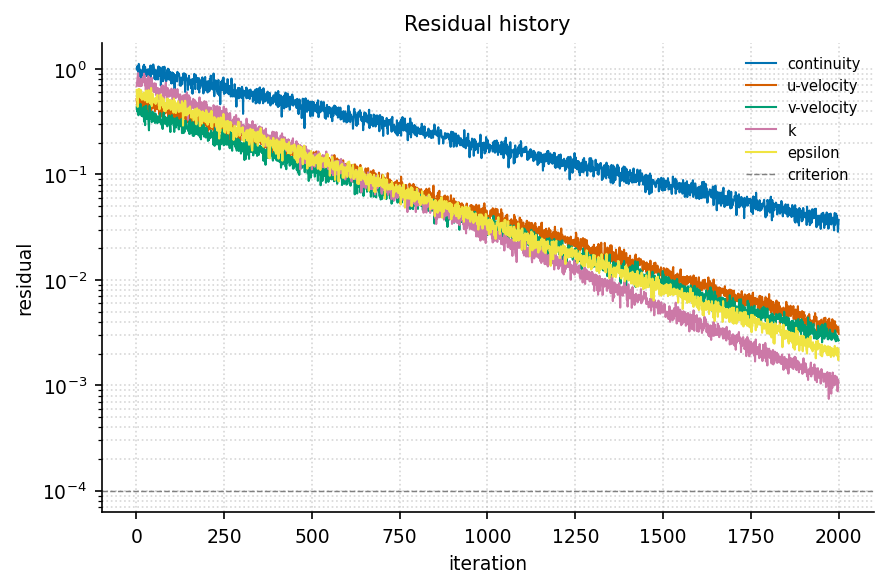

Source code (Python):
"""residual_history: CFD 迭代残差曲线（不同变量对比）."""
import sys, os; sys.path.insert(0, os.path.join(os.path.dirname(os.path.abspath(__file__)), '..', '..', '_utils', 'python'))
import numpy as np
import matplotlib.pyplot as plt
from theme import apply_theme
from palette import cycle

def make_figure(title='Residual history'):
    apply_theme()
    n = 2000
    it = np.arange(1, n+1)
    rng = np.random.default_rng(0)
    fig, ax = plt.subplots()
    for i, (name, tau, base) in enumerate([
        ('continuity', 600, 1e0), ('u-velocity', 400, 5e-1),
        ('v-velocity', 400, 4e-1), ('k', 300, 8e-1), ('epsilon', 350, 6e-1)]):
        res = base * np.exp(-it/tau) * (1 + 0.1*rng.standard_normal(n))
        ax.semilogy(it, np.abs(res), color=cycle(i), linewidth=1, label=name)
    ax.axhline(1e-4, color='gray', linestyle='--', linewidth=0.7, label='criterion')
    ax.set_xlabel('iteration'); ax.set_ylabel('residual'); ax.set_title(title)
    ax.legend(fontsize=7); ax.grid(True, which='both', linestyle=':', alpha=0.5)
    fig.tight_layout(); return fig

if __name__ == '__main__':
    fig = make_figure(); fig.savefig(__file__.replace('.py', '.png'), dpi=150)
